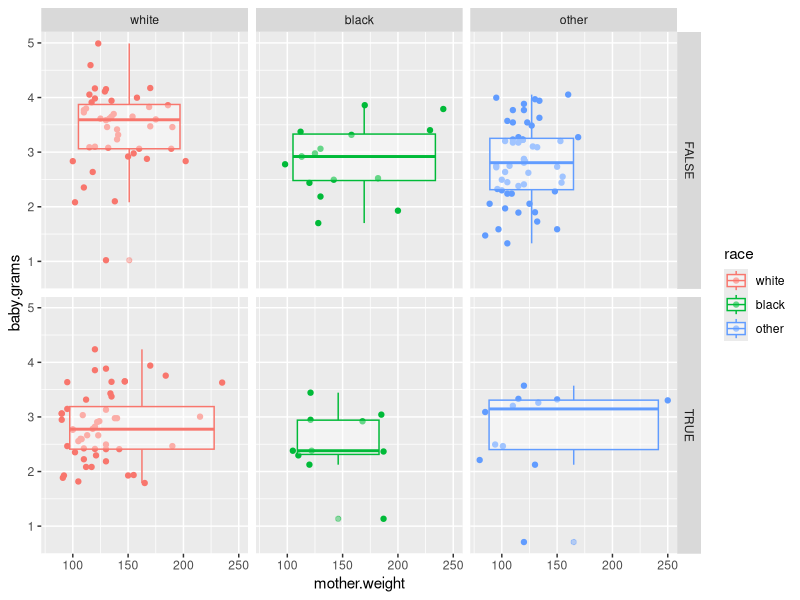
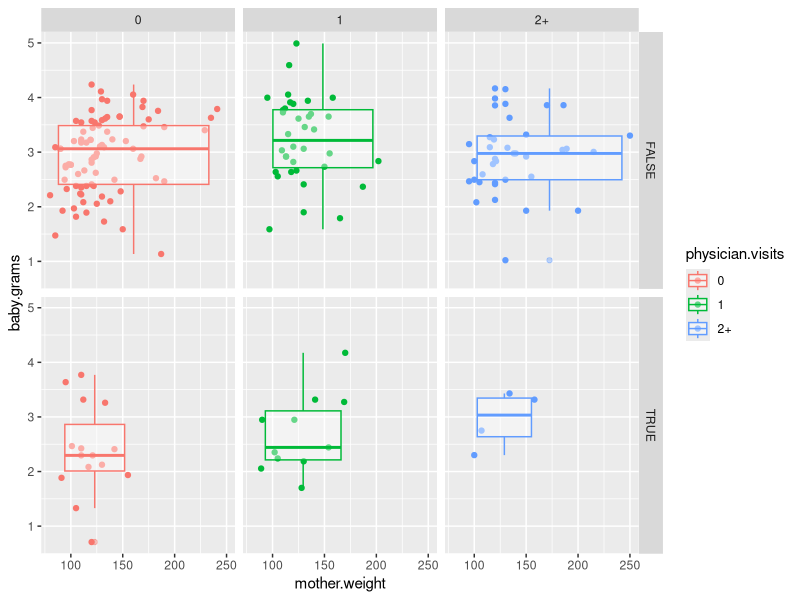
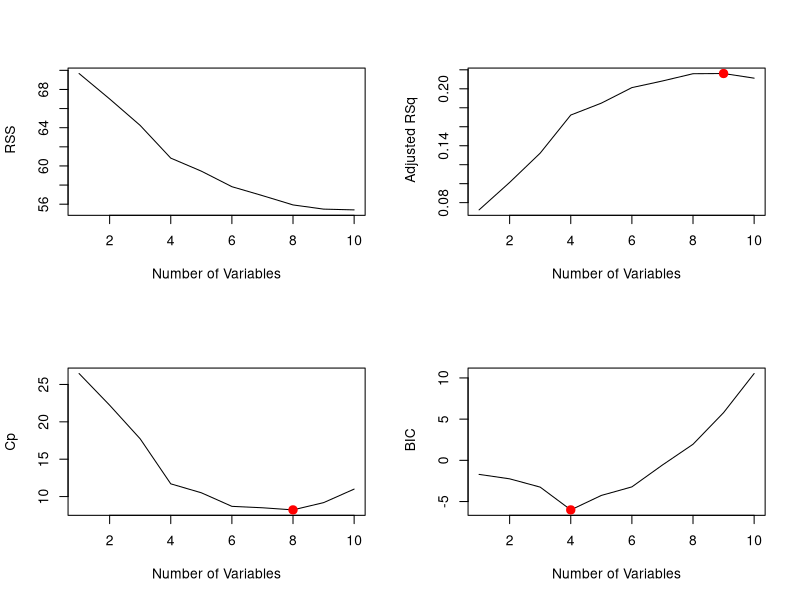
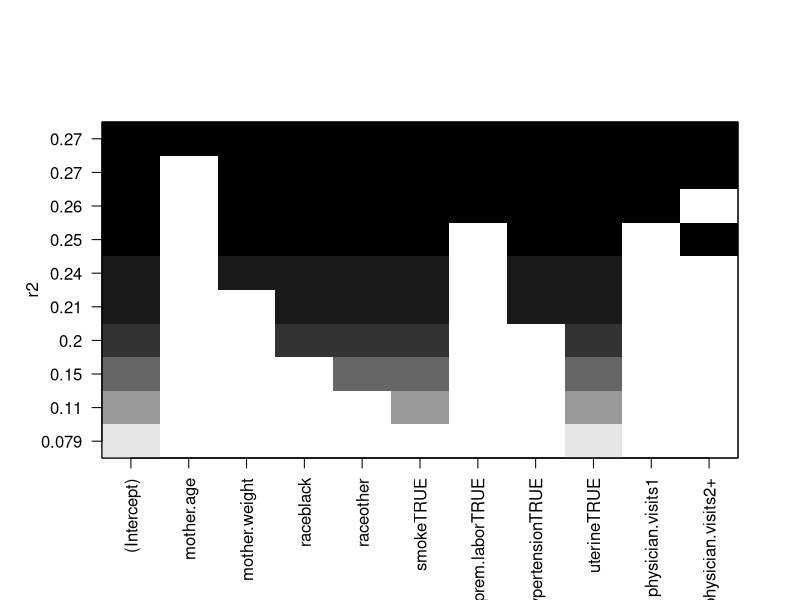
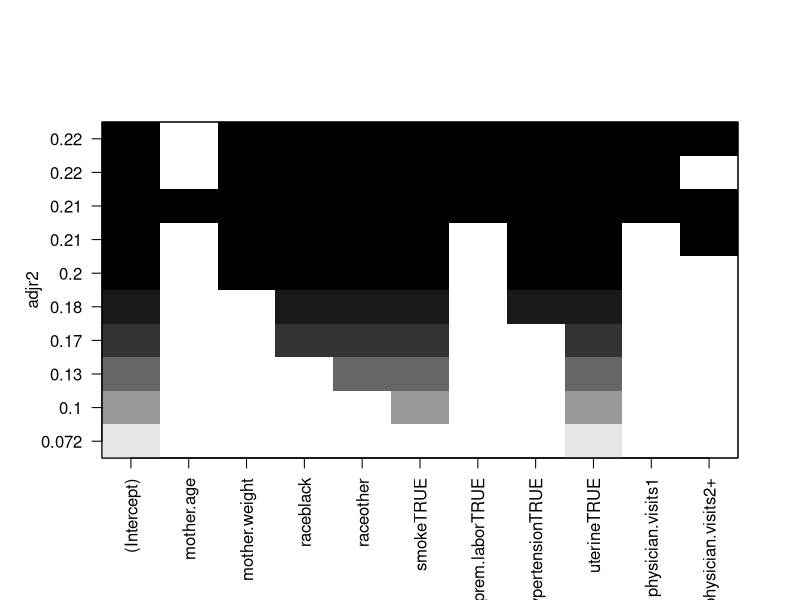
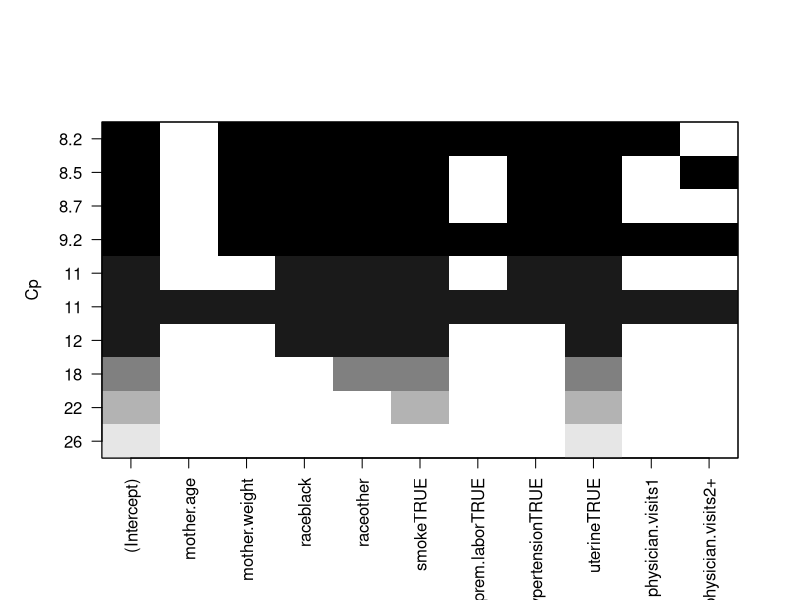
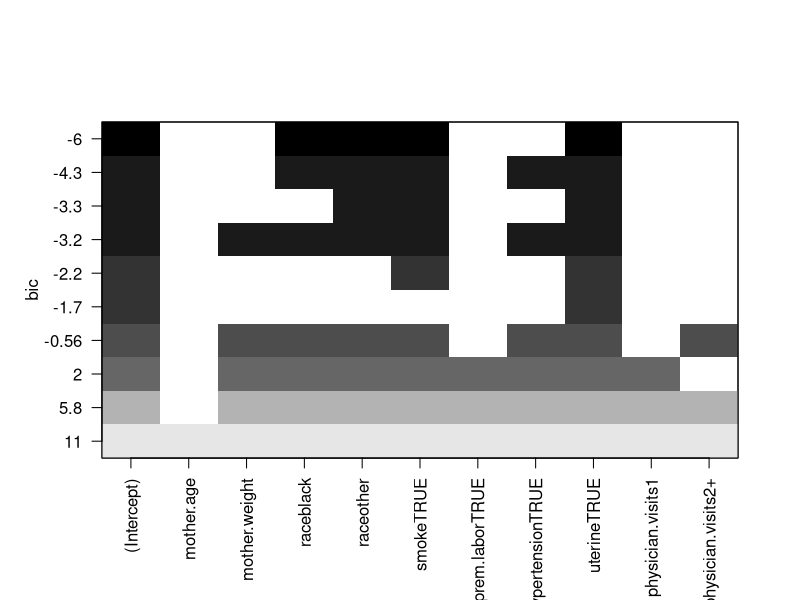
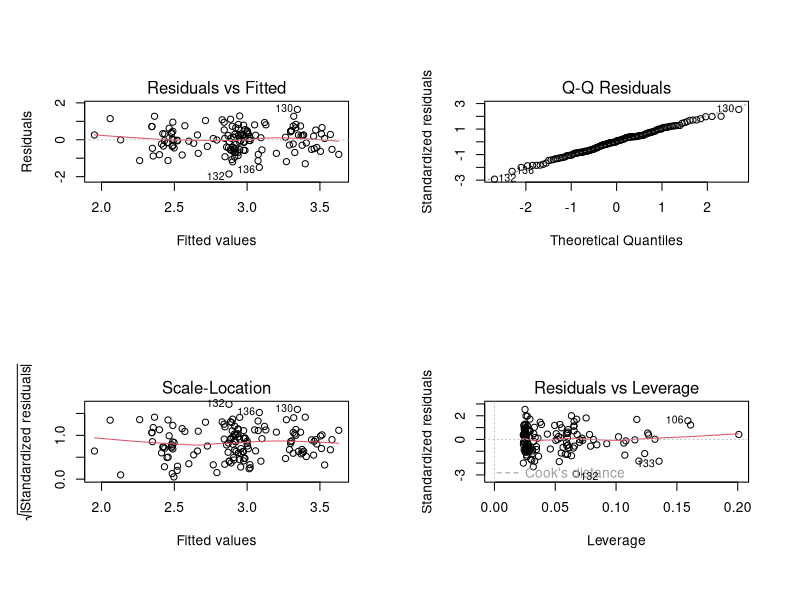

Generate these figures, in order, with R: (Note: this script raises an error after producing the figures.)
## ---- chunk 1
library(MASS)
data(birthwt)
bwt.grams <- with(birthwt, {
  bwt <- bwt/1000
  race <- factor(race, labels = c("white", "black", "other"))
  ptd <- factor(ptl > 0)
  ftv <- factor(ftv)
  levels(ftv)[-(1:2)] <- "2+"
  data.frame(bwt, age, lwt, race, smoke = (smoke > 0),
             ptd, ht = (ht > 0), ui = (ui > 0), ftv)
})
colnames(bwt.grams) <- c("baby.grams", "mother.age", 
                       "mother.weight", "race",
                       "smoke", "prem.labor", 
                       "hypertension", "uterine",
                       "physician.visits")
summary(bwt.grams)
## ---- chunk 2
cor(bwt.grams[,1:3])
## ---- chunk 3
library(ggplot2)
bw <- ggplot(bwt.grams, aes(mother.weight, baby.grams, colour = race)) + geom_point()
bw + geom_boxplot(alpha = 0.4) + facet_grid(smoke ~ race, scales = "fixed")
## ---- chunk 4
bw <- ggplot(bwt.grams, aes(mother.weight, baby.grams, colour = physician.visits)) + geom_point()
bw + geom_boxplot(alpha = 0.4) + facet_grid(prem.labor ~ physician.visits, scales = "fixed")
## ---- chunk 5
set.seed(1)
train <- sample(1:nrow(bwt.grams), floor(0.75*nrow(bwt.grams)))
bwt.grams.train <- bwt.grams[train,]
bwt.grams.test <- bwt.grams[-train,]
## ---- chunk 6
library (leaps)
regfit.full=regsubsets(baby.grams~., bwt.grams.train, nvmax =19)
reg.summary = summary(regfit.full)
par(mfrow =c(2,2))
plot(reg.summary$rss ,xlab=" Number of Variables ",ylab=" RSS", type="l")
plot(reg.summary$adjr2 ,xlab =" Number of Variables ", ylab=" Adjusted RSq",type="l")
max.adjr2=which.max (reg.summary$adjr2)
max.adjr2
points (max.adjr2, reg.summary$adjr2[max.adjr2], col ="red",cex =2, pch =20)

plot(reg.summary$cp ,xlab =" Number of Variables ", ylab="Cp", type='l')
min.cp= which.min (reg.summary$cp )
min.cp
points (min.cp, reg.summary$cp[min.cp], col ="red",cex =2, pch =20)

min.bic = which.min(reg.summary$bic)
min.bic
plot(reg.summary$bic ,xlab=" Number of Variables ",ylab=" BIC", type='l')
points (min.bic, reg.summary$bic [min.bic], col =" red",cex =2, pch =20)

par(mfrow = c(1,1))
plot(regfit.full ,scale ="r2", cex.axis = 0.1, las = 1)
plot(regfit.full ,scale ="adjr2", cex.axis = 0.1, las = 1)
plot(regfit.full ,scale ="Cp", cex.axis = 0.1, las = 1)
plot(regfit.full ,scale ="bic", cex.axis = 0.1, las = 1)

coef(regfit.full, max.adjr2) 
coef(regfit.full, min.cp)
coef(regfit.full, min.bic)

#Linear regression with the predictors selected by best subset
lm.fit = lm( baby.grams~ mother.weight+race+smoke+hypertension+uterine, data=bwt.grams.train)
summary(lm.fit)
confint(lm.fit)
par(mfrow = c(2, 2))
plot(lm.fit)

lm.fit.res= predict(lm.fit, bwt.grams.test)
mean((lm.fit.res -bwt.grams.test$baby.grams)^2)
plot(bwt.grams.test$baby.grams,lm.fit.res)
abline (0,1)
## ---- chunk 7
library(glmnet)
##
bwt.x.train=model.matrix( baby.grams~., data=bwt.grams.train)[,-1]
bwt.y.train=bwt.grams.train$baby.grams

bwt.x.test=model.matrix( baby.grams~., data=bwt.grams.test)[,-1]
bwt.y.test=bwt.grams.test[,1]

grid.bwt =10^seq (-1,4, length =100)

# With alpha =0, glmnet computes the ridge

ridge =cv.glmnet(bwt.x.train,bwt.y.train,alpha =0, lambda =grid.bwt, nfolds=6)
plot(ridge)
ridge.opt = glmnet(bwt.x.train,bwt.y.train,alpha =0, lambda =ridge$lambda.min)
ridge.opt$beta
ridge.opt.res = predict(ridge.opt, s =ridge$lambda.min, newx=bwt.x.test)
mean((ridge.opt.res -bwt.y.test)^2)

# With alpha =1, glmnet computes the lasso
lasso =cv.glmnet(bwt.x.train,bwt.y.train,alpha =1, lambda =grid.bwt, nfolds=6)
lasso$lambda.min
plot(lasso)
lasso.opt = glmnet(bwt.x.train,bwt.y.train,alpha =1, lambda =lasso$lambda.min)
lasso.opt$beta
lasso.opt.res = predict(lasso.opt, s =lasso$lambda.min, newx=bwt.x.test)
mean((lasso.opt.res -bwt.y.test)^2)
## ---- chunk 8
#Create train and test
set.seed(1)
train <- sample(1:nrow(bwt.grams), floor(0.75*nrow(bwt.grams)))
bwt.grams.train <- bwt.grams[train,]
bwt.grams.test <- bwt.grams[-train,]

#Polynomial fit for best subset
poly.fit.1 = lm(baby.grams ~ hypertension + uterine + smoke + race  
                + poly(mother.weight, 2), data = bwt.grams.train)
mean((predict.lm(poly.fit.1, bwt.grams.test) - bwt.grams.test[,1])^2)
plot(sort(predict.lm(poly.fit.1, bwt.grams.test)), bwt.grams.test[,1], 
            xlab="Predicted Weight", ylab="Actual Weight", main="Predicted vs Actual")
## ---- chunk 9
poly.fit.2 = lm(baby.grams ~ hypertension + uterine + smoke + race  
                + poly(mother.weight, 3), data = bwt.grams.train)
mean((predict.lm(poly.fit.2, bwt.grams.test) - bwt.grams.test[,1])^2)

poly.fit.3 = lm(baby.grams ~ hypertension + uterine + smoke + race  
                + poly(mother.weight, 4), data = bwt.grams.train)
mean((predict.lm(poly.fit.3, bwt.grams.test) - bwt.grams.test[,1])^2)
## ---- chunk 10
poly.fit.4 = lm(baby.grams ~ hypertension + uterine + poly(mother.age,2)  
                + poly(mother.weight,3), data = bwt.grams.train)
mean((predict.lm(poly.fit.4, bwt.grams.test) - bwt.grams.test[,1])^2)
## ---- chunk 11
poly.fit.5 = lm(baby.grams ~ hypertension + uterine + smoke + prem.labor  
                + poly(mother.age,2) + poly(mother.weight,3), data = bwt.grams.train)
mean((predict.lm(poly.fit.5, bwt.grams.test) - bwt.grams.test[,1])^2)
## ---- chunk 12
poly.fit.6 = lm(baby.grams ~ hypertension + uterine + smoke + prem.labor  
                + poly(mother.age,2) + poly(mother.weight,9), data = bwt.grams.train)
mean((predict.lm(poly.fit.6, bwt.grams.test) - bwt.grams.test[,1])^2)
## ---- chunk 13
set.seed(1)
train <- sample(1:nrow(bwt.grams), floor(0.75*nrow(bwt.grams)))
bwt.grams.train <- bwt.grams[train,]
bwt.grams.test <- bwt.grams[-train,]
## ---- chunk 14
library(splines)
poly.fit = lm(baby.grams ~ hypertension + uterine + smoke + prem.labor + poly(mother.age, 2) + poly(mother.weight, 9), data=bwt.grams.train)
pred = predict.lm(poly.fit, bwt.grams.test)
mse = mean((pred - bwt.grams.test[,1])^2)
mse
## ---- chunk 15
max_df = 20
MSE = 9:(max_df)
for (k in 9:max_df){
    splines.fit = lm(baby.grams ~ hypertension + uterine + smoke + prem.labor 
                     + bs(mother.weight, df=k, degree=9) + poly(mother.age, 2), 
                     data=bwt.grams.train)
    pred = predict(splines.fit, bwt.grams.test)
    mse = mean((pred-bwt.grams.test$baby.grams)^2)
    MSE[k-8] = mse
}
plot(9:max_df, MSE, xlab='Degrees of freedom', 
     ylab='Test MSE', 
     main='Evolution of the test MSE with the number of degrees of freedom', 
     type='b')
abline(.3214657, 0, col='RED')
legend("topleft", c('Best poly model'), col=c('RED'), lty=c(1))
## ---- chunk 16
max_df = 20
MSE = 3:(max_df)
for (k in 3:max_df){
    splines.fit = lm(baby.grams ~ hypertension + uterine + smoke + prem.labor 
                  + ns(mother.weight, df=k) + poly(mother.age, 2), 
                  data=bwt.grams.train)
    pred = predict(splines.fit, bwt.grams.test)
    mse = mean((pred-bwt.grams.test$baby.grams)^2)
    MSE[k-2] = mse
}
plot(3:max_df, MSE, xlab='Degrees of freedom', ylab='Test MSE', 
     main='Evolution of the test MSE withs the number of degrees of freedom', 
     type='b', ylim=c(0.3,0.45))
abline(.3214657, 0, col='RED')
legend("topleft", c('Best poly model'), col=c('RED'), lty=c(1))
## ---- chunk 17
library(gam)
MSE = 4:18
for (k in 4:18){
    gam.fit = gam(baby.grams ~ prem.labor+uterine+ hypertension + smoke 
                  + s(mother.weight, k) + poly(mother.age, 2), data=bwt.grams.train)
    pred = predict(gam.fit, bwt.grams.test)
    mse = mean((pred-bwt.grams.test$baby.grams)^2)
    MSE[k-3] = mse
}
plot(4:18, MSE, type='b', main='Evolution of the MSE', xlab='Degrees of freedom')
## ---- chunk 18
best_poly = lm(baby.grams ~ hypertension + uterine + smoke + prem.labor 
               + poly(mother.age, 2) + poly(mother.weight, 9), data=bwt.grams.train)

best_splines = lm(baby.grams ~ hypertension + uterine + smoke + prem.labor 
                  + ns(mother.weight, df=14) + poly(mother.age, 2), data=bwt.grams.train)

anova(best_poly, best_splines)
## ---- chunk 19
library(MASS)
data(birthwt)
bwt <- with(birthwt, {
  race <- factor(race, labels = c("white", "black", "other"))
  ptd <- factor(ptl > 0)
  ftv <- factor(ftv)
  levels(ftv)[-(1:2)] <- "2+"
  data.frame(low, age, lwt, race, smoke = (smoke > 0),
             ptd, ht = (ht > 0), ui = (ui > 0), ftv)
})
colnames(bwt) <- c("below.2500", "mother.age", 
                       "mother.weight", "race",
                       "smoke", "prem.labor", 
                       "hypertension", "uterine",
                       "physician.visits")
summary(bwt)
## ---- chunk 20
#Logistic regression with the predictors selected by best subset
log.fit = glm( below.2500~ mother.weight+race+smoke+hypertension+uterine, family = binomial, data=bwt[train, ])
summary(log.fit)
confint(log.fit)
par(mfrow = c(2, 2))
plot(log.fit)

pred.train <- predict(log.fit, type = "response")
low.train <- sapply(pred.train, function(x) {ifelse(x > 0.5, 1, 0)})
table(low.train, bwt$below.2500[train])
mean(low.train == bwt$below.2500[train])

pred.test <- predict(log.fit, newdata = bwt[-train, -1], type = "response")
low.test <- sapply(pred.test, function(x) {ifelse(x > 0.5, 1, 0)})
table(low.test, bwt$below.2500[-train])
mean(low.test == bwt$below.2500[-train])
## ---- chunk 21
MSE = 1:13
for (k in 1:13)
{
  poly.fit = lm(baby.grams ~ hypertension + uterine + smoke + prem.labor  
                + poly(mother.age,2) + poly(mother.weight,k), data = bwt.grams.train)
  pred = predict(poly.fit, bwt.grams.test)
  mse = mean((pred-bwt.grams.test$baby.grams)^2)
  MSE[k] = mse
}
plot(c(1:13), MSE, type='b', main='Evolution of the MSE', xlab='Degree of Polynomial')
abline(MSE[9], 0, col='RED')
## ---- chunk 22
plot(sort(predict.lm(poly.fit.6, bwt.grams.test)), bwt.grams.test[,1], 
            xlab="Predicted Weight", ylab="Actual Weight", main="Predicted vs Actual")
